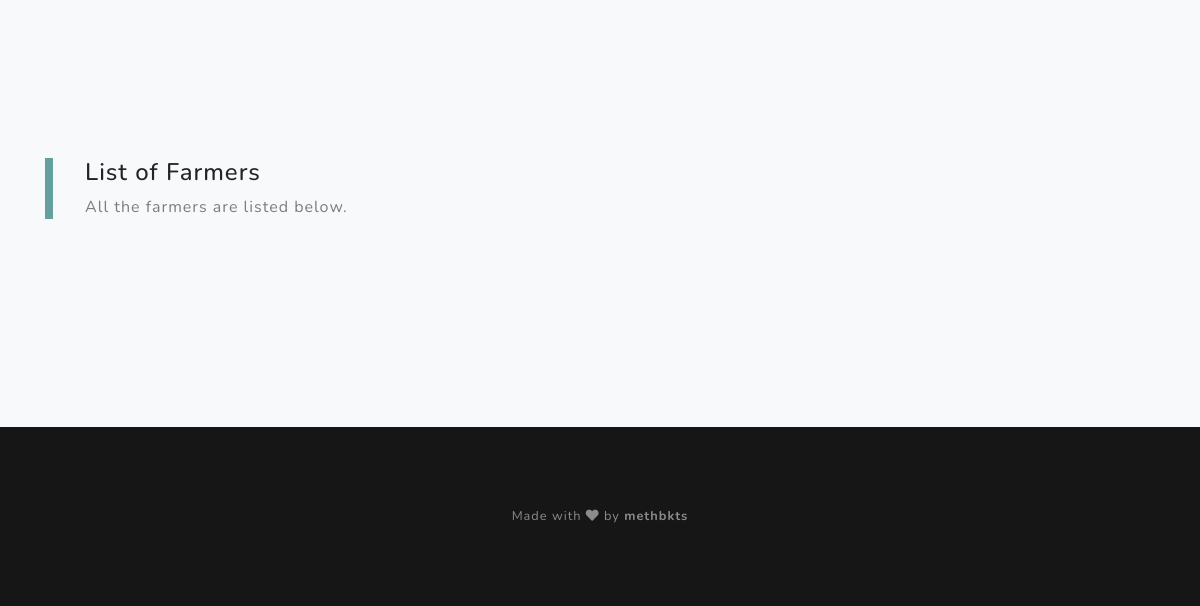
Before: / (lower part) with the older database file.
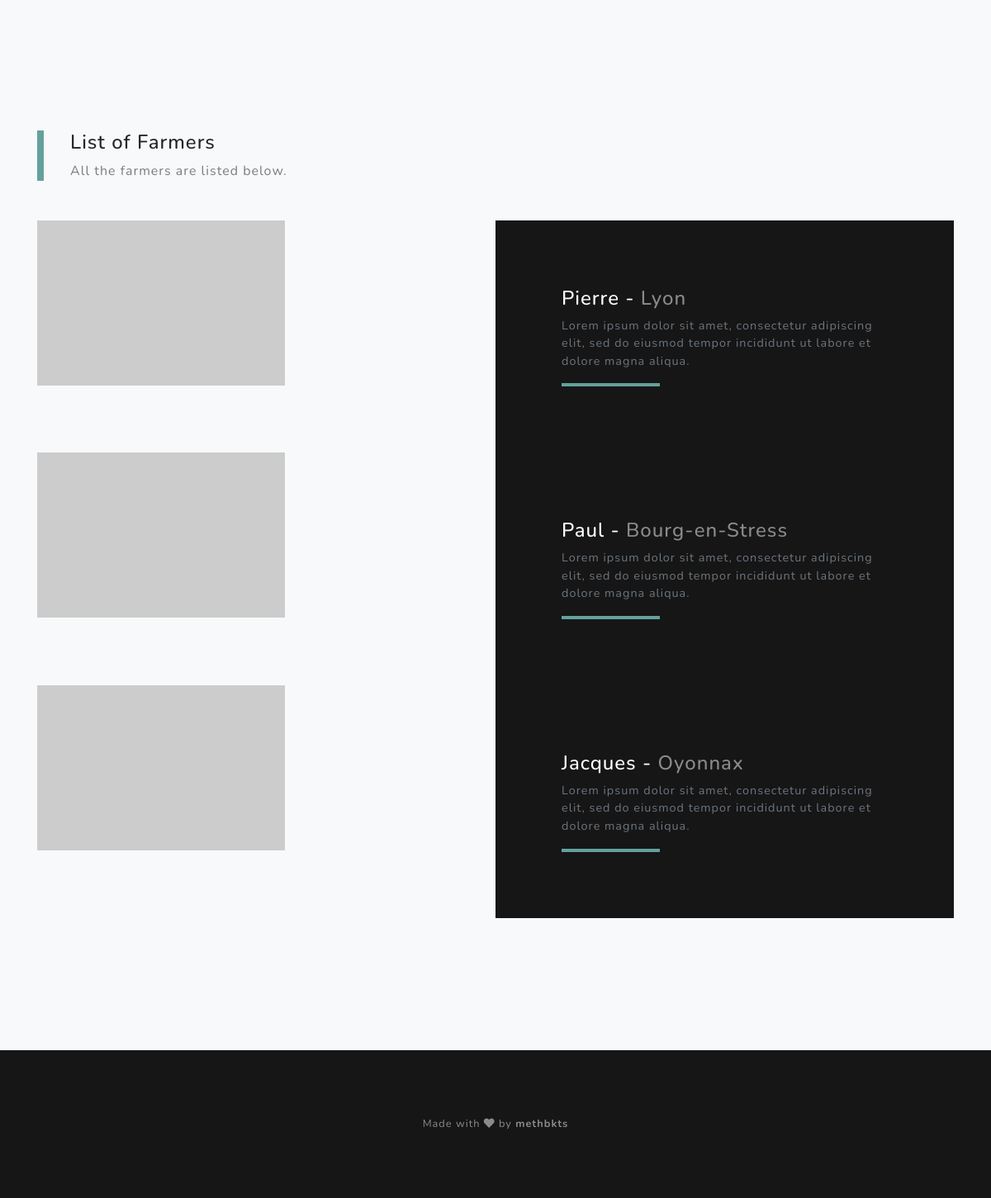
After: the same page with the newer database file.
### tables this page shows
CREATE TABLE `farmers` (
  `id` int(11) unsigned NOT NULL AUTO_INCREMENT,
  `name` varchar(50) NOT NULL,
  `description` varchar(1000) NOT NULL,
  `location` varchar(50) NOT NULL,
  `image` varchar(1000) DEFAULT NULL,
  PRIMARY KEY (`id`),
  UNIQUE KEY `name` (`name`)
);

### classes/Farmer.php (called while the page is built, shortened)
<?php
class Farmer
{
    public static function getAllFarmers()
    {
        $db = new Database;
        $sql = "select farmers.id, farmers.name, farmers.description, farmers.location, farmers.image from farmers
        order by id;";
        $result = $db->req($sql);
        return $result;
    }
}

### classes/Database.php (called while the page is built, shortened)
<?php
class Database
{
    private $db = 'mysql:host=localhost;dbname=app_db';
    private $login = 'root';
    private $pass = '0000';
    protected $connec;
    private function openConnexion()
    {
        try {
            $bdd = new PDO($this->db, $this->login, $this->pass);
            $bdd->setAttribute(PDO::ATTR_ERRMODE, PDO::ERRMODE_WARNING);
            $bdd->setAttribute(PDO::ATTR_DEFAULT_FETCH_MODE, PDO::FETCH_OBJ);
            $this->connec = $bdd;
        } catch (PDOException $e) {
            die($e->getMessage());
        }
    }
    public function req($sql, array $param = null)
    {
        $stmt = $this->connec->prepare($sql);
        $stmt->execute();
        return $stmt->fetchAll();
        $this->connec = null;
    }
}

### public/views/home.php (the view)
<?php
$farmer = Farmer::getAllFarmers();
?>
<section id="farmers" class="projects-section bg-light">
    <div class="container">
        <div class="row align-items-center no-gutters mb-4 mb-lg-5">
            <div class="col-xl-4 col-lg-5">
                <div class="featured-text text-center text-lg-left">
                    <h4>List of Farmers</h4>
                    <p class="text-black-50 mb-0">All the farmers are listed below.</p>
                </div>
            </div>
        </div>
        <?php
        foreach ($farmer as $key => $value) {
            ?>
            <div class="row justify-content-center no-gutters mb-5 mb-lg-0">
                <div class="col-lg-6">
                    <img class="img-fluid" src="<?= $value->image ?>" alt="">
                </div>
                <div class="col-lg-6">
                    <div class="bg-black text-center h-100 project">
                        <div class="d-flex h-100">
                            <div class="project-text w-100 my-auto text-center text-lg-left">
                                <h4 class="text-white"><?= $value->name ?> - <span class="text-white-50"><?= $value->location ?></span></h4>
                                <p class="mb-0 text-muted"><?= $value->description ?></p>
                                <hr class="d-none d-lg-block mb-0 ml-0">
                            </div>
                        </div>
                    </div>
                </div>
            </div>
        <?php
        }
        ?>
    </div>
</section>

### index.php (shortened to what this page needs)
<?php
$request_uri = explode('?', $_SERVER['REQUEST_URI'], 2);
switch ($request_uri[0]) {
  case '/':
    require_once 'public/layouts/header.php';
    require_once 'public/views/home.php';
    require_once 'public/layouts/footer.php';
    break;
}

### public/layouts/header.php (shortened to what this page needs)
<!DOCTYPE html>
<html class="" lang="fr">
<head>
    <link href="public/vendor/bootstrap/css/bootstrap.min.css" rel="stylesheet">
    <link href="public/vendor/fontawesome-free/css/all.min.css" rel="stylesheet">
    <link href="public/css/grayscale.css" rel="stylesheet">
</head>
<body id="page-top">

### public/layouts/footer.php (shortened to what this page needs)
<footer class="bg-black small text-center text-white-50">
    <div class="container">
        <p class="m-0 text-center text-black">Made with <i class="fas fa-heart"></i> by <strong>methbkts</strong></p>
    </div>
</footer>
</body>
</html>

### public/css/grayscale.css (style rules this page uses)
.projects-section { padding: 10rem 0; }
.projects-section .featured-text { padding: 2rem; }
@media (min-width: 992px) { .projects-section .featured-text { padding: 0 0 0 2rem; border-left: 0.5rem solid #64a19d; } }
.projects-section .project-text { padding: 3rem; font-size: 90%; }
@media (min-width: 992px) { .projects-section .project-text { padding: 5rem; } }
@media (min-width: 992px) { .projects-section .project-text hr { border-color: #64a19d; border-width: .25rem; width: 30%; } }
body { font-family: 'Nunito'; letter-spacing: 0.0625em; }
.bg-black { background-color: #161616 !important; }
footer { padding: 5rem 0; }

Changed rows visible on the page:
added farmers: name "Pierre", location "Lyon", description "Lorem ipsum dolor sit amet, consectetur adipiscing elit, sed do eiusmod tempor incididunt ut labore et dolore magna aliqua."
added farmers: name "Paul", location "Bourg-en-Stress", description "Lorem ipsum dolor sit amet, consectetur adipiscing elit, sed do eiusmod tempor incididunt ut labore et dolore magna aliqua."
added farmers: name "Jacques", location "Oyonnax", description "Lorem ipsum dolor sit amet, consectetur adipiscing elit, sed do eiusmod tempor incididunt ut labore et dolore magna aliqua."
